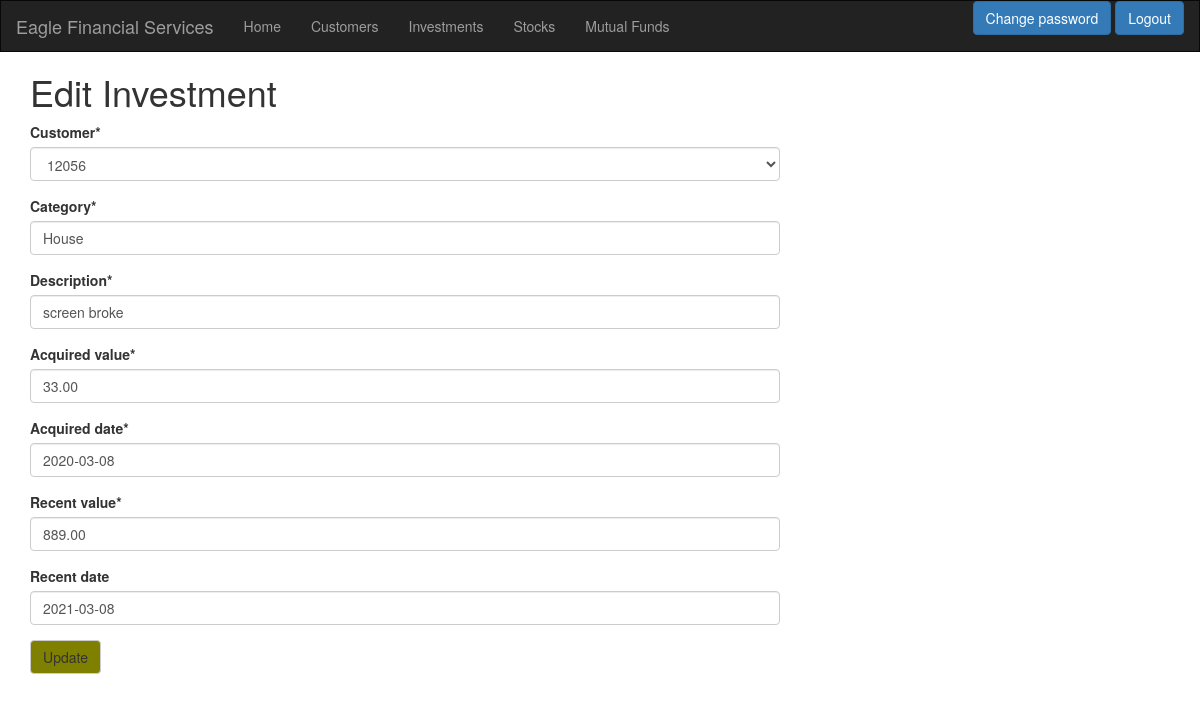
Page /investment/2/edit/ (signed in) on the committed database.
### portfolio/models.py (models this page shows, shortened)
class Investment(models.Model):
    customer = models.ForeignKey(Customer, on_delete=models.CASCADE, related_name='investments')
    category = models.CharField(max_length=50)
    description = models.CharField(max_length=200)
    acquired_value = models.DecimalField(max_digits=10, decimal_places=2)
    acquired_date = models.DateField(default=timezone.now)
    recent_value = models.DecimalField(max_digits=10, decimal_places=2)
    recent_date = models.DateField(default=timezone.now, blank=True, null=True)

### portfolio/views.py (the view)
# urls.py: path('investment/<int:pk>/edit/', views.investment_edit, name='investment_edit'),
@login_required
def investment_edit(request, pk):
    investment = get_object_or_404(Investment, pk=pk)
    if request.method == "POST":
        form = InvestmentForm(request.POST, instance=investment)
        if form.is_valid():
            investment = form.save()
            investment.updated_date = timezone.now()
            investment.save()
            investments = Investment.objects.filter(acquired_date__lte=timezone.now())
            return render(request, 'portfolio/investment_list.html', {'investments': investments})
    else:
        form = InvestmentForm(instance=investment)
    return render(request, 'portfolio/investment_edit.html', {'form': form})

### portfolio/forms.py
class InvestmentForm(forms.ModelForm):
    class Meta:
        model = Investment
        fields = ('customer', 'category', 'description', 'acquired_value', 'acquired_date', 'recent_value',
                  'recent_date',)

### portfolio/models.py (called while the page is built)
    def __str__(self):
        return str(self.cust_number)

### portfolio/templates/portfolio/investment_edit.html
{% extends 'portfolio/base.html' %}
{% load crispy_forms_filters %}
{% load crispy_forms_tags %}
{% block content %}
    <h1>Edit Investment</h1>
        <form method="POST" class="investment-form">{% csrf_token %}
         {{ form|crispy }}
        <button type="submit" class="save btn btn-default" style="background-color: olive">Update</button>
    </form>
{% endblock %}

### rows in the picture
Investment: customer "12056", category "House", description "screen broke", acquired_value "33.00", acquired_date "2020-03-08", recent_value "889.00", recent_date "2021-03-08"
